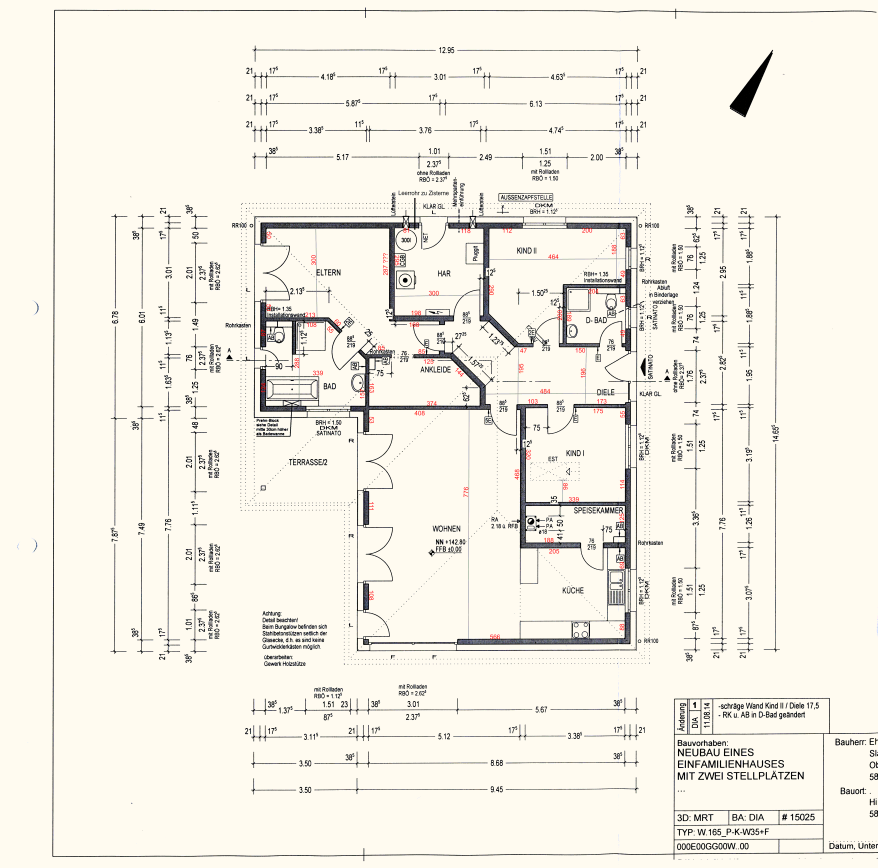
#> input picture eingaben/bilder/32710f5f-image.png, 3510 x 3470 px, found by its file name (shown at 1/4 size)
$ python prof.py
#> lines starting #> are read from the running program, lines starting #| are printed output that depends on the picture; after the words box and inside, x2 and y2 are one past the last pixel; in counts of white or black regions, pixels touching at a corner belong together
import numpy as np,cv2,sys
im=cv2.imread('/root/.claude/uploads/3119549e-b240-5b00-9943-53178070c7de/32710f5f-image.png')
#> im is the input picture: shape (3470, 3510, 3); mean B, G, R 229.5, 239.6, 243.5
d=(im.max(axis=2)<130).astype(float)
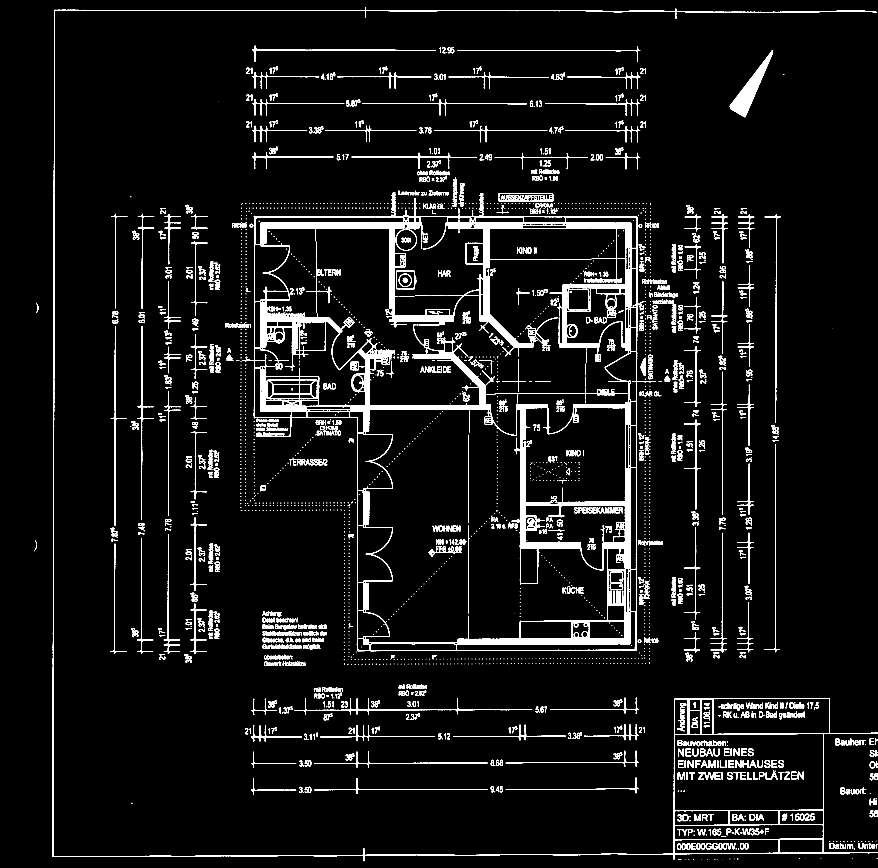
#> d: shape (3470, 3510) float64 (shown at 1/4 size); values 0 (black) and 1 (white), 4.6% white; 3385 white regions (1635 under 20 px), largest, box (x1, y1, x2, y2) and area: (969, 792, 2624, 2605) 227082, (210, 30, 3510, 3445) 43779, (2919, 199, 3093, 469) 12066
O=(1020,867);S=117.8
def runs(a,thr):
    r=[];s=None
    for i,v in enumerate(a>thr):
        if v and s is None:s=i
        if not v and s is not None: r.append((s,i-1));s=None
    if s is not None:r.append((s,len(a)-1))
    return r
def ana(name,axis,lo,hi,a0,a1,thr=0.5,minlen=6):
    # axis 'z': band x in [lo,hi] px, scan y in a0..a1 ; axis 'x' : band y in [lo,hi], scan x
    if axis=='z': p=d[a0:a1,lo:hi].mean(axis=1); off=O[1]
    else: p=d[lo:hi,a0:a1].mean(axis=0); off=O[0]
    rr=[(round((a0+s-off)/S,3),round((a0+e+1-off)/S,3)) for s,e in runs(p,thr) if e-s>=minlen]
    print(name,rr)
# east structural wall x=12.565..12.74 => px
xe=lambda m:int(O[0]+m*S)
ana('east wall upper',  'z',xe(12.58),xe(12.72),900,2600)
#> in ana, `p = d[a0:a1, lo:hi].mean(axis=1)`: p = 1700 values, max 1 at index 1, min 0 at index 524, mean 0.546
#> after the loop in runs, `for i,v in enumerate(a>thr):`: r = [(0, 88), (177, 326), (332, 337), (414, 503), (624, 626), (672, 672), (708, 798), (974, 1373), (1550, 1676)]; s = 1698
#> in ana, `rr=[(round((a0+s-off)/S,3),round((a0+e+1-off)/S,3)) for s,e in runs(p,..`: rr = [(0.28, 1.04), (1.78, 3.06), (3.79, 4.56), (6.29, 7.06), (8.55, 11.94), (13.44, 14.52)]
#| east wall upper [(0.28, 1.036), (1.783, 3.056), (3.795, 4.559), (6.29, 7.063), (8.548, 11.944), (13.438, 14.516)]
ana('west wall','z',xe(0.23),xe(0.37),900,2600)
#| west wall [(0.28, 0.908), (2.971, 3.031), (3.039, 3.234), (3.243, 3.879), (3.896, 3.956), (4.041, 4.431), (5.17, 5.671), (5.823, 5.917), (5.959, 6.621), (6.893, 6.961), (7.037, 7.114), (7.199, 7.267)]
ana('north wall','x',int(O[1]+0.23*S),int(O[1]+0.37*S),1000,2560)
#> (printed output is left out)
ana('south wall','x',int(O[1]+14.30*S),int(O[1]+14.43*S),1000,2560)
#> (printed output is left out)

$ run again, with eingaben/bilder/1556e9a9-image.png copied over eingaben/bilder/32710f5f-image.png
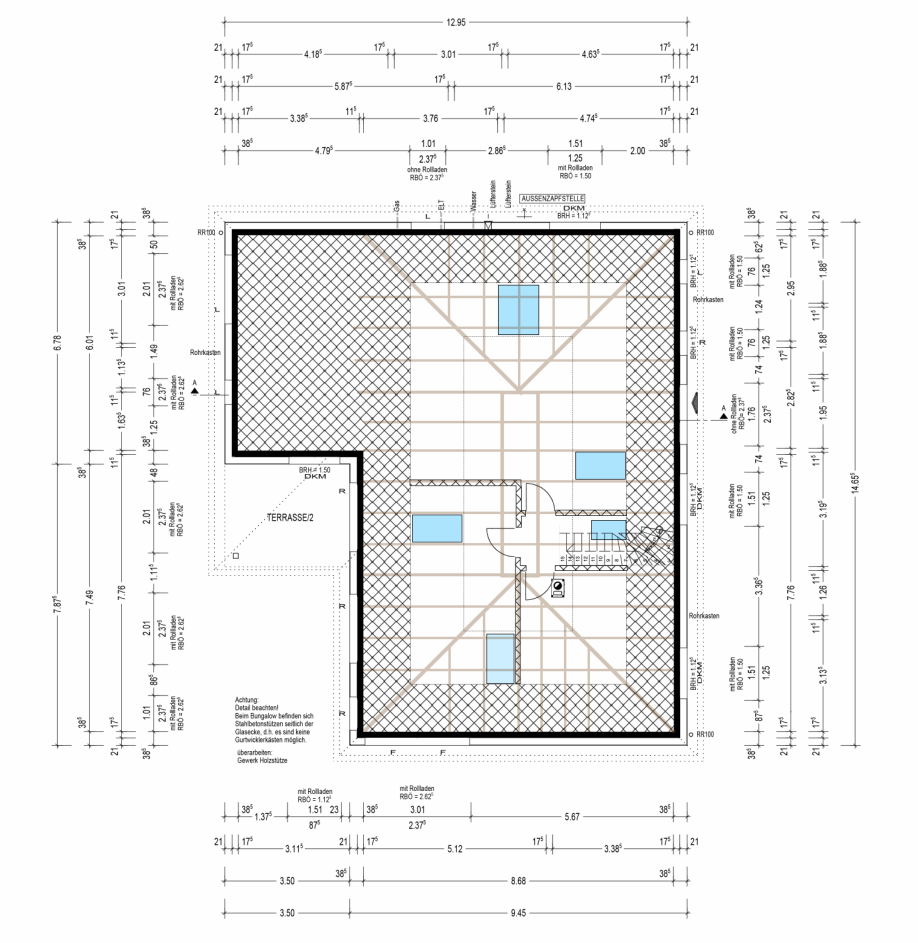
#> input picture eingaben/bilder/1556e9a9-image.png, 1836 x 1885 px, found by its file name (shown at 1/2 size)
#> im is the input picture: shape (1885, 1836, 3); mean B, G, R 240.4, 240.4, 240.3
#> `d=(im.max(axis=2)<130).astype(float)`:
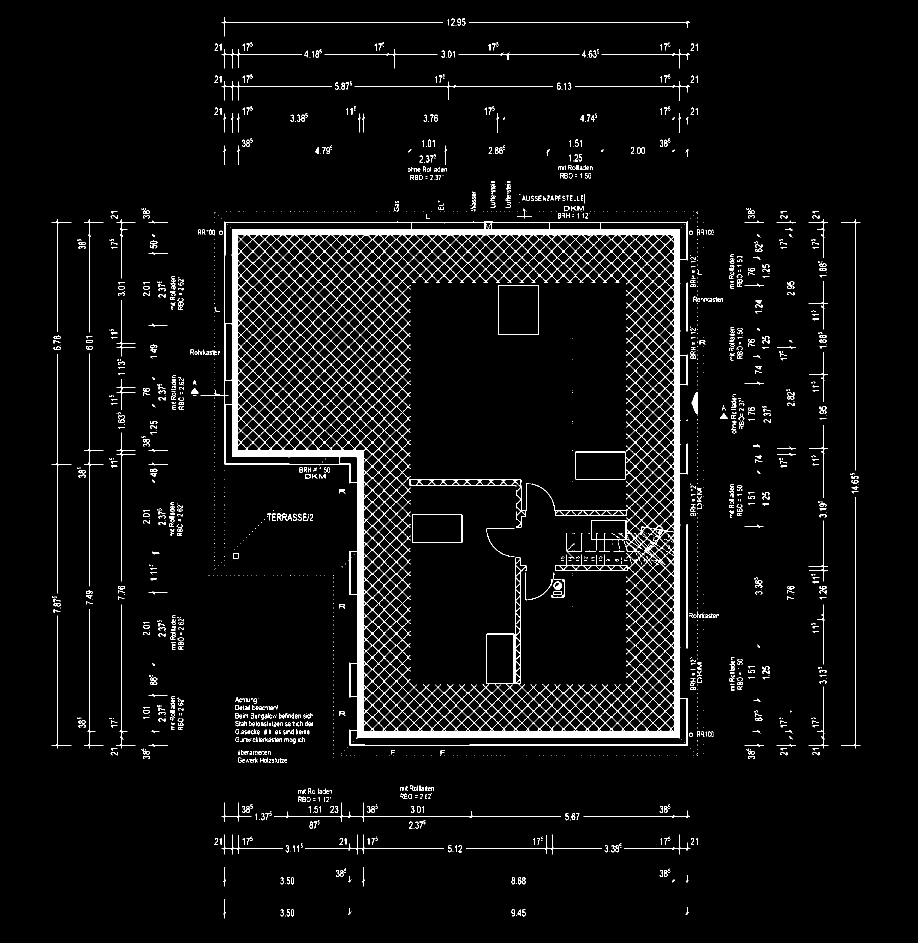
#> d: shape (1885, 1836) float64 (shown at 1/2 size); values 0 (black) and 1 (white), 4.4% white; 1878 white regions (1144 under 20 px), largest, box (x1, y1, x2, y2) and area: (401, 442, 1376, 1492) 108871, (548, 1605, 1122, 1644) 717, (168, 707, 207, 1173) 557
#> after the loop in runs, `for i,v in enumerate(a>thr):`: r = []
#| east wall upper []
#| west wall [(5.059, 5.17)]
#| north wall [(2.784, 2.886)]
#| south wall []
